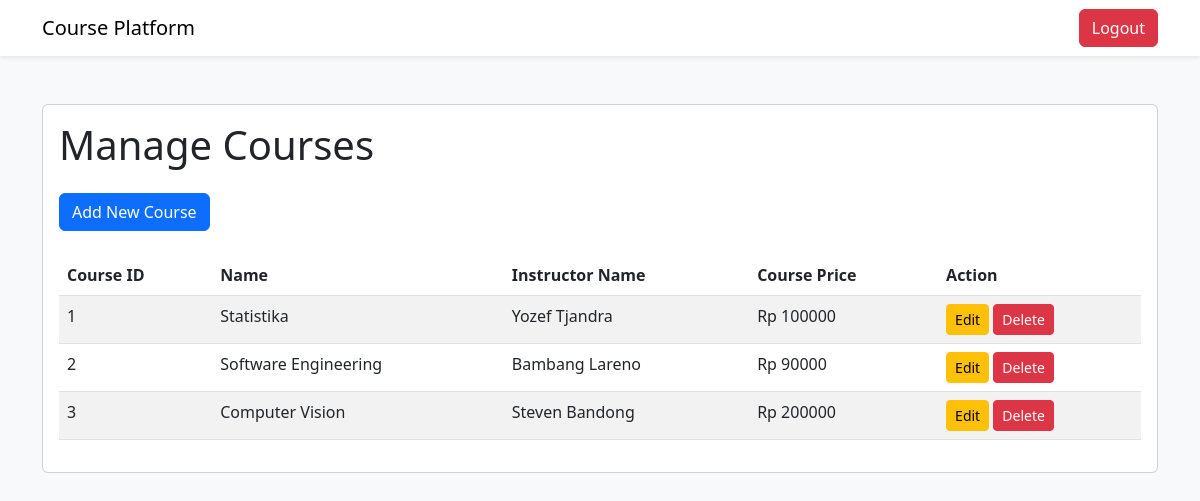
The app's page /admin/manage-courses (signed in) with its own data.
### tables this page shows
CREATE TABLE kursus (
                id_kursus INTEGER PRIMARY KEY AUTOINCREMENT,
                id_instruktur INTEGER,
                nama_kursus TEXT NOT NULL,
                harga_kursus INT NOT NULL,
                FOREIGN KEY (id_instruktur) REFERENCES instruktur(id_instruktur)
            );

CREATE TABLE instruktur (
                id_instruktur INTEGER PRIMARY KEY AUTOINCREMENT,
                nama_instruktur TEXT NOT NULL,
                email TEXT NOT NULL,
                password TEXT NOT NULL
            );

### features/auth.py (the view)
    def manage_courses(self):
        if not session.get('email') and session.get('role') != 'admin':
            return redirect('/login_admin')
        if request.method == 'POST':
            nama_kursus = request.form['nama_kursus']
            id_instruktur = request.form['id_instruktur']
            query_db('INSERT INTO kursus (nama_kursus, id_instruktur) VALUES (?, ?)',
                     (nama_kursus, id_instruktur))
            return redirect('/admin/manage-courses')
        courses = query_db('SELECT * FROM kursus INNER JOIN instruktur ON kursus.id_instruktur = instruktur.id_instruktur')
        return render_template('manage_courses_page.html', courses=courses)

### database.py (called while the page is built)
def get_db():
    db = getattr(g, '_database', None)
    if db is None:
        db = g._database = sqlite3.connect(DATABASE)
        db.row_factory = sqlite3.Row
    return db

def query_db(query, args=(), one=False):
    cur = get_db().execute(query, args)
    rv = cur.fetchall()
    cur.close()
    get_db().commit()
    return (rv[0] if rv else None) if one else rv

### templates/manage_courses_page.html (shortened to what this page needs)
<!DOCTYPE html>
<html lang="en">
<head>
    <link href="https://cdn.jsdelivr.net/npm/bootstrap@5.3.0/dist/css/bootstrap.min.css" rel="stylesheet">
</head>
<body class="bg-light">
    <nav class="navbar navbar-expand-lg navbar-light bg-white shadow-sm">
        <div class="container">
            <a class="navbar-brand" href="/admin">Course Platform</a>
            <div class="d-flex">
                <a href="/logout" class="btn btn-danger">Logout</a>
            </div>
        </div>
    </nav>
    <div class="container py-5">
        <div class="card">
            <div class="card-body">
                <h1 class="card-title mb-4">Manage Courses</h1>
                <div class="mb-4">
                    <a href="/admin/add-course" class="btn btn-primary">Add New Course</a>
                </div>
                <table class="table table-striped">
                    <thead>
                        <tr>
                            <th>Course ID</th>
                            <th>Name</th>
                            <th>Instructor Name</th>
                            <th>Course Price</th>
                            <th>Action</th>
                        </tr>
                    </thead>
                    <tbody>
                        {% for course in courses %}
                        <tr>
                            <td>{{ course.id_kursus }}</td>
                            <td>{{ course.nama_kursus }}</td>
                            <td>{{ course.nama_instruktur }}</td>
                            <td>Rp {{ course.harga_kursus }}</td>
                            <td>
                                <a href="/admin/edit-course/{{ course.id_kursus }}"
                                    class="btn btn-sm btn-warning">Edit</a>
                                <a href="/admin/delete-course/{{ course.id_kursus }}"
                                    class="btn btn-sm btn-danger">Delete</a>
                            </td>
                        </tr>
                        {% endfor %}
                    </tbody>
                </table>
            </div>
        </div>
    </div>
</body>
</html>

### records on screen
kursus: id_kursus "1", nama_kursus "Statistika", nama_instruktur "Yozef Tjandra", harga_kursus "100000"
kursus: id_kursus "2", nama_kursus "Software Engineering", nama_instruktur "Bambang Lareno", harga_kursus "90000"
kursus: id_kursus "3", nama_kursus "Computer Vision", nama_instruktur "Steven Bandong", harga_kursus "200000"
